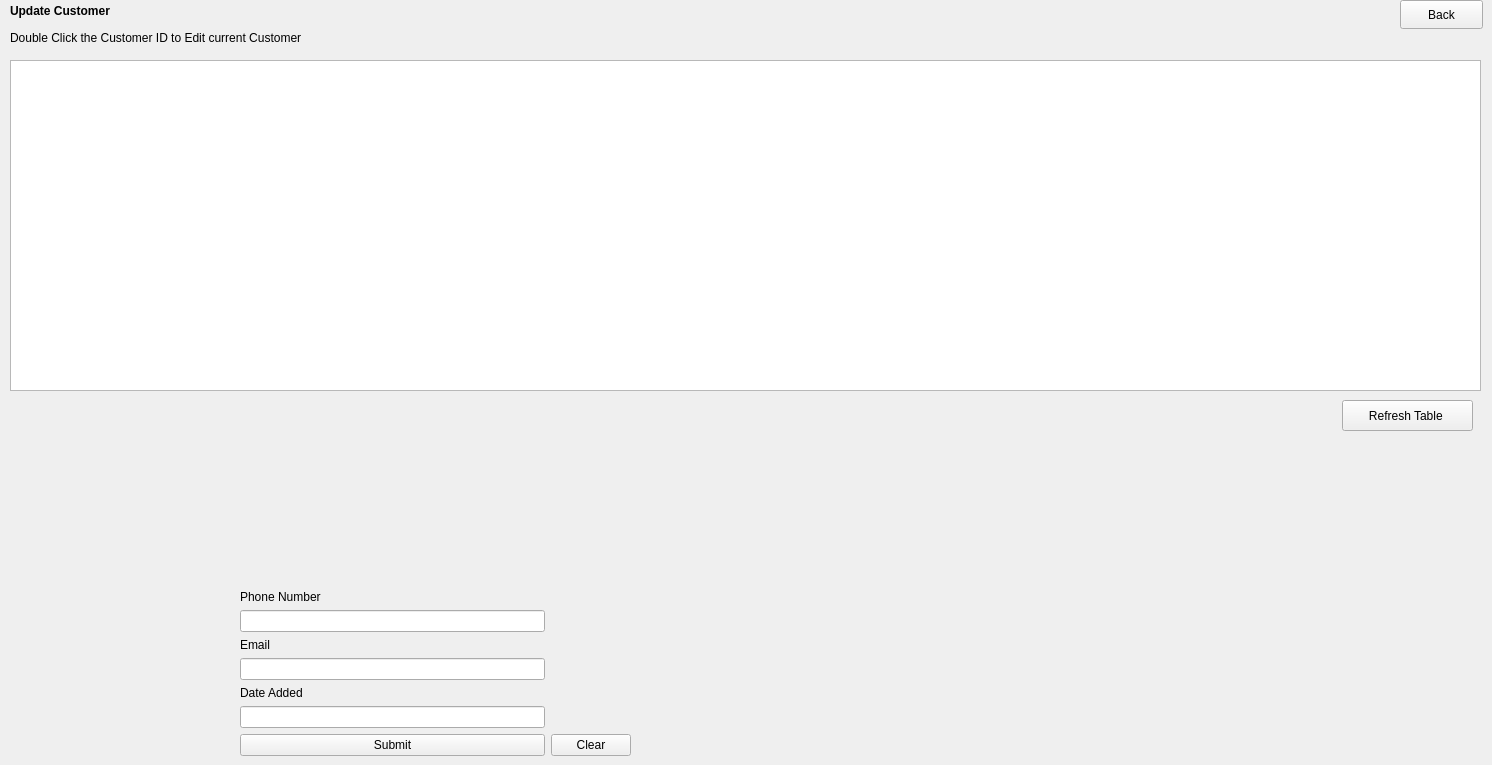
    <widget class="QWidget" name="page_3">
     <widget class="QPushButton" name="UpdateCustomer_Back">
      <property name="geometry">
       <rect>
        <x>1400</x>
        <y>0</y>
        <width>83</width>
        <height>29</height>
       </rect>
      </property>
      <property name="text">
       <string>Back</string>
      </property>
     </widget>
     <widget class="QLabel" name="label_3">
      <property name="geometry">
       <rect>
        <x>10</x>
        <y>0</y>
        <width>131</width>
        <height>21</height>
       </rect>
      </property>
      <property name="font">
       <font>
        <bold>true</bold>
       </font>
      </property>
      <property name="text">
       <string>Update Customer</string>
      </property>
     </widget>
     <widget class="QTableView" name="UpdateUser_tableView">
      <property name="geometry">
       <rect>
        <x>10</x>
        <y>60</y>
        <width>1471</width>
        <height>331</height>
       </rect>
      </property>
     </widget>
     <widget class="QWidget" name="gridLayoutWidget_2">
      <property name="geometry">
       <rect>
        <x>240</x>
        <y>490</y>
        <width>391</width>
        <height>266</height>
       </rect>
      </property>
      <layout class="QGridLayout" name="gridLayout_2">
       <item row="3" column="0">
        <widget class="QPushButton" name="Update_Customer_Submit">
         <property name="text">
          <string>Submit</string>
         </property>
        </widget>
       </item>
       <item row="0" column="0">
        <layout class="QVBoxLayout" name="verticalLayout_4">
         <item>
          <spacer name="verticalSpacer_2">
           <property name="orientation">
            <enum>Qt::Vertical</enum>
           </property>
           <property name="sizeHint" stdset="0">
            <size>
             <width>20</width>
             <height>40</height>
            </size>
           </property>
          </spacer>
         </item>
         <item>
          <widget class="QLabel" name="label_19">
           <property name="text">
            <string>Phone Number</string>
           </property>
          </widget>
         </item>
         <item>
          <widget class="QLineEdit" name="Update_Customer_PhoneNum"/>
         </item>
         <item>
          <layout class="QVBoxLayout" name="verticalLayout_5">
           <item>
            <widget class="QLabel" name="label_20">
             <property name="text">
              <string>Email</string>
             </property>
            </widget>
           </item>
           <item>
            <widget class="QLineEdit" name="Update_Customer_Email"/>
           </item>
           <item>
            <layout class="QVBoxLayout" name="verticalLayout_6">
             <item>
              <widget class="QLabel" name="label_21">
               <property name="text">
                <string>Date Added</string>
               </property>
              </widget>
             </item>
             <item>
              <widget class="QLineEdit" name="Update_Customer_DateAdded"/>
             </item>
            </layout>
           </item>
          </layout>
         </item>
        </layout>
       </item>
       <item row="3" column="1">
        <widget class="QPushButton" name="Update_Customer_Clear">
         <property name="text">
          <string>Clear</string>
         </property>
        </widget>
       </item>
      </layout>
     </widget>
     <widget class="QLabel" name="label_7">
      <property name="geometry">
       <rect>
        <x>10</x>
        <y>30</y>
        <width>451</width>
        <height>16</height>
       </rect>
      </property>
      <property name="text">
       <string>Double Click the Customer ID to Edit current Customer</string>
      </property>
     </widget>
     <widget class="QPushButton" name="UpdateCustomer_RefreshTable">
      <property name="geometry">
       <rect>
        <x>1342</x>
        <y>400</y>
        <width>131</width>
        <height>31</height>
       </rect>
      </property>
      <property name="text">
       <string>Refresh Table </string>
      </property>
     </widget>
    </widget>
